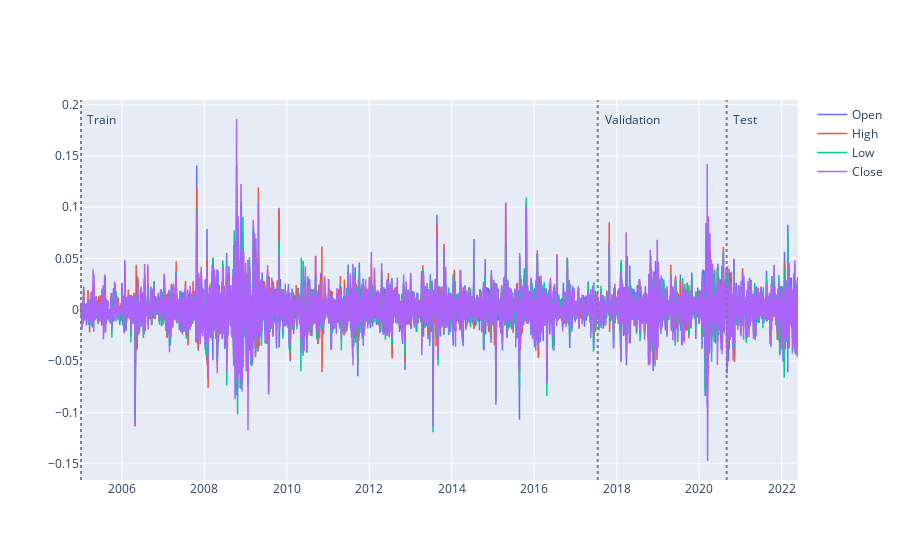

The notebook cell this image was saved under:
### Code cell
x.plot()

### Figure 1 — Plotly figure (JSON) as saved in the notebook; plotly's stock layout.template omitted (floating-point values rounded to 4 significant figures; data arrays with more than 128 entries replaced by an {"elided": "..."} marker saying what was removed)
{"data": [{"line": {"width": 1.5}, "mode": "lines", "name": "Open", "type": "scatter", "x": {"elided": "4380 str values"}, "y": {"elided": "4380 float values"}}, {"line": {"width": 1.5}, "mode": "lines", "name": "High", "type": "scatter", "x": {"elided": "4380 str values"}, "y": {"elided": "4380 float values"}}, {"line": {"width": 1.5}, "mode": "lines", "name": "Low", "type": "scatter", "x": {"elided": "4380 str values"}, "y": {"elided": "4380 float values"}}, {"line": {"width": 1.5}, "mode": "lines", "name": "Close", "type": "scatter", "x": {"elided": "4380 str values"}, "y": {"elided": "4380 float values"}}], "layout": {"annotations": [{"showarrow": false, "text": "Train", "x": "2005-01-04T00:00:00", "xshift": 20, "y": 0.186}, {"showarrow": false, "text": "Validation", "x": "2017-07-17T00:00:00", "xshift": 35, "y": 0.186}, {"showarrow": false, "text": "Test", "x": "2020-09-01T00:00:00", "xshift": 18, "y": 0.186}], "shapes": [{"line": {"color": "gray", "dash": "dot"}, "opacity": 1, "type": "line", "x0": "2005-01-04T00:00:00", "x1": "2005-01-04T00:00:00", "xref": "x", "y0": 0, "y1": 1, "yref": "y domain"}, {"line": {"color": "gray", "dash": "dot"}, "opacity": 1, "type": "line", "x0": "2017-07-17T00:00:00", "x1": "2017-07-17T00:00:00", "xref": "x", "y0": 0, "y1": 1, "yref": "y domain"}, {"line": {"color": "gray", "dash": "dot"}, "opacity": 1, "type": "line", "x0": "2020-09-01T00:00:00", "x1": "2020-09-01T00:00:00", "xref": "x", "y0": 0, "y1": 1, "yref": "y domain"}]}}
